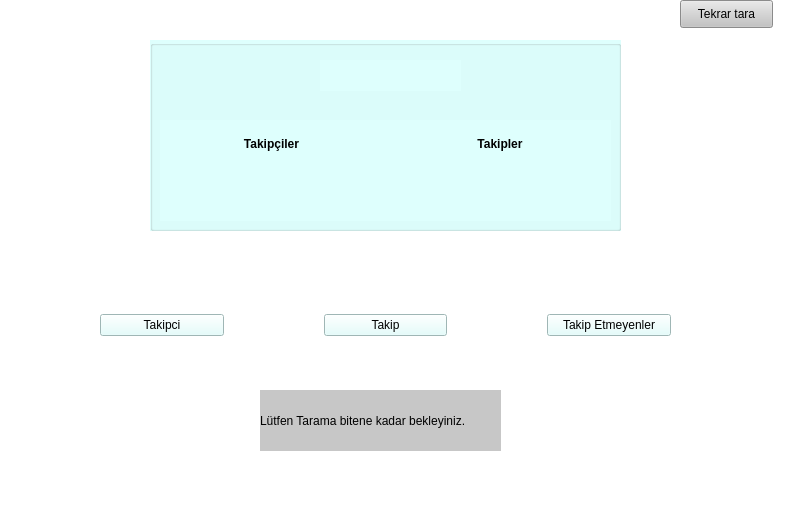
<?xml version="1.0" encoding="UTF-8"?>
<ui version="4.0">
 <class>MainWindow</class>
 <widget class="QMainWindow" name="MainWindow">
  <property name="geometry">
   <rect>
    <x>0</x>
    <y>0</y>
    <width>799</width>
    <height>526</height>
   </rect>
  </property>
  <property name="palette">
   <palette>
    <active>
     <colorrole role="Button">
      <brush brushstyle="SolidPattern">
       <color alpha="255">
        <red>255</red>
        <green>255</green>
        <blue>255</blue>
       </color>
      </brush>
     </colorrole>
     <colorrole role="Base">
      <brush brushstyle="SolidPattern">
       <color alpha="255">
        <red>255</red>
        <green>255</green>
        <blue>255</blue>
       </color>
      </brush>
     </colorrole>
     <colorrole role="Window">
      <brush brushstyle="SolidPattern">
       <color alpha="255">
        <red>255</red>
        <green>255</green>
        <blue>255</blue>
       </color>
      </brush>
     </colorrole>
    </active>
    <inactive>
     <colorrole role="Button">
      <brush brushstyle="SolidPattern">
       <color alpha="255">
        <red>255</red>
        <green>255</green>
        <blue>255</blue>
       </color>
      </brush>
     </colorrole>
     <colorrole role="Base">
      <brush brushstyle="SolidPattern">
       <color alpha="255">
        <red>255</red>
        <green>255</green>
        <blue>255</blue>
       </color>
      </brush>
     </colorrole>
     <colorrole role="Window">
      <brush brushstyle="SolidPattern">
       <color alpha="255">
        <red>255</red>
        <green>255</green>
        <blue>255</blue>
       </color>
      </brush>
     </colorrole>
    </inactive>
    <disabled>
     <colorrole role="Button">
      <brush brushstyle="SolidPattern">
       <color alpha="255">
        <red>255</red>
        <green>255</green>
        <blue>255</blue>
       </color>
      </brush>
     </colorrole>
     <colorrole role="Base">
      <brush brushstyle="SolidPattern">
       <color alpha="255">
        <red>255</red>
        <green>255</green>
        <blue>255</blue>
       </color>
      </brush>
     </colorrole>
     <colorrole role="Window">
      <brush brushstyle="SolidPattern">
       <color alpha="255">
        <red>255</red>
        <green>255</green>
        <blue>255</blue>
       </color>
      </brush>
     </colorrole>
    </disabled>
   </palette>
  </property>
  <property name="font">
   <font>
    <weight>75</weight>
    <italic>false</italic>
    <bold>true</bold>
    <underline>false</underline>
    <strikeout>false</strikeout>
   </font>
  </property>
  <property name="windowTitle">
   <string>MainWindow</string>
  </property>
  <property name="styleSheet">
   <string notr="true">background-color: rgb(255, 255, 255);</string>
  </property>
  <widget class="QWidget" name="centralwidget">
   <widget class="QGroupBox" name="grkullaniciinfo">
    <property name="geometry">
     <rect>
      <x>150</x>
      <y>40</y>
      <width>471</width>
      <height>191</height>
     </rect>
    </property>
    <property name="palette">
     <palette>
      <active>
       <colorrole role="Button">
        <brush brushstyle="SolidPattern">
         <color alpha="255">
          <red>222</red>
          <green>255</green>
          <blue>253</blue>
         </color>
        </brush>
       </colorrole>
       <colorrole role="Base">
        <brush brushstyle="SolidPattern">
         <color alpha="255">
          <red>222</red>
          <green>255</green>
          <blue>253</blue>
         </color>
        </brush>
       </colorrole>
       <colorrole role="Window">
        <brush brushstyle="SolidPattern">
         <color alpha="255">
          <red>222</red>
          <green>255</green>
          <blue>253</blue>
         </color>
        </brush>
       </colorrole>
      </active>
      <inactive>
       <colorrole role="Button">
        <brush brushstyle="SolidPattern">
         <color alpha="255">
          <red>222</red>
          <green>255</green>
          <blue>253</blue>
         </color>
        </brush>
       </colorrole>
       <colorrole role="Base">
        <brush brushstyle="SolidPattern">
         <color alpha="255">
          <red>222</red>
          <green>255</green>
          <blue>253</blue>
         </color>
        </brush>
       </colorrole>
       <colorrole role="Window">
        <brush brushstyle="SolidPattern">
         <color alpha="255">
          <red>222</red>
          <green>255</green>
          <blue>253</blue>
         </color>
        </brush>
       </colorrole>
      </inactive>
      <disabled>
       <colorrole role="Button">
        <brush brushstyle="SolidPattern">
         <color alpha="255">
          <red>222</red>
          <green>255</green>
          <blue>253</blue>
         </color>
        </brush>
       </colorrole>
       <colorrole role="Base">
        <brush brushstyle="SolidPattern">
         <color alpha="255">
          <red>222</red>
          <green>255</green>
          <blue>253</blue>
         </color>
        </brush>
       </colorrole>
       <colorrole role="Window">
        <brush brushstyle="SolidPattern">
         <color alpha="255">
          <red>222</red>
          <green>255</green>
          <blue>253</blue>
         </color>
        </brush>
       </colorrole>
      </disabled>
     </palette>
    </property>
    <property name="styleSheet">
     <string notr="true">background-color: rgb(222, 255, 253);</string>
    </property>
    <property name="title">
     <string/>
    </property>
    <property name="flat">
     <bool>false</bool>
    </property>
    <property name="checkable">
     <bool>false</bool>
    </property>
    <widget class="QLabel" name="lbusername">
     <property name="geometry">
      <rect>
       <x>170</x>
       <y>20</y>
       <width>141</width>
       <height>31</height>
      </rect>
     </property>
     <property name="styleSheet">
      <string notr="true"/>
     </property>
     <property name="text">
      <string>&lt;html&gt;&lt;head/&gt;&lt;body&gt;&lt;p align=&quot;center&quot;&gt;&lt;span style=&quot; font-size:10pt; font-weight:600;&quot;&gt;&lt;br/&gt;&lt;/span&gt;&lt;/p&gt;&lt;/body&gt;&lt;/html&gt;</string>
     </property>
    </widget>
    <widget class="QWidget" name="layoutWidget">
     <property name="geometry">
      <rect>
       <x>10</x>
       <y>80</y>
       <width>451</width>
       <height>101</height>
      </rect>
     </property>
     <layout class="QVBoxLayout" name="verticalLayout">
      <item>
       <layout class="QHBoxLayout" name="lyKullaniciinfo">
        <item>
         <widget class="QLabel" name="lbTakipciler">
          <property name="text">
           <string>&lt;html&gt;&lt;head/&gt;&lt;body&gt;&lt;p align=&quot;center&quot;&gt;&lt;span style=&quot; font-weight:600;&quot;&gt;Takipçiler&lt;/span&gt;&lt;/p&gt;&lt;/body&gt;&lt;/html&gt;</string>
          </property>
         </widget>
        </item>
        <item>
         <widget class="QLabel" name="lbTakip">
          <property name="text">
           <string>&lt;html&gt;&lt;head/&gt;&lt;body&gt;&lt;p align=&quot;center&quot;&gt;&lt;span style=&quot; font-weight:600;&quot;&gt;Takipler&lt;/span&gt;&lt;/p&gt;&lt;/body&gt;&lt;/html&gt;</string>
          </property>
          <property name="textFormat">
           <enum>Qt::AutoText</enum>
          </property>
          <property name="wordWrap">
           <bool>false</bool>
          </property>
         </widget>
        </item>
       </layout>
      </item>
      <item>
       <layout class="QHBoxLayout" name="lyKullaniciveri">
        <item>
         <widget class="QLabel" name="lbLenTakipci">
          <property name="text">
           <string>&lt;html&gt;&lt;head/&gt;&lt;body&gt;&lt;p align=&quot;center&quot;&gt;&lt;br/&gt;&lt;/p&gt;&lt;/body&gt;&lt;/html&gt;</string>
          </property>
         </widget>
        </item>
        <item>
         <widget class="QLabel" name="lbLenTakip">
          <property name="text">
           <string>&lt;html&gt;&lt;head/&gt;&lt;body&gt;&lt;p align=&quot;center&quot;&gt;&lt;br/&gt;&lt;/p&gt;&lt;/body&gt;&lt;/html&gt;</string>
          </property>
         </widget>
        </item>
       </layout>
      </item>
     </layout>
    </widget>
   </widget>
   <widget class="QPushButton" name="btnRefresch">
    <property name="geometry">
     <rect>
      <x>680</x>
      <y>0</y>
      <width>93</width>
      <height>28</height>
     </rect>
    </property>
    <property name="styleSheet">
     <string notr="true">background-color: rgb(195, 195, 195);</string>
    </property>
    <property name="text">
     <string>Tekrar tara</string>
    </property>
   </widget>
   <widget class="QLabel" name="label">
    <property name="geometry">
     <rect>
      <x>260</x>
      <y>390</y>
      <width>241</width>
      <height>61</height>
     </rect>
    </property>
    <property name="styleSheet">
     <string notr="true">background-color: rgb(222, 255, 253);
background-color: rgb(199, 199, 199);</string>
    </property>
    <property name="text">
     <string>Lütfen Tarama bitene kadar bekleyiniz.</string>
    </property>
   </widget>
   <widget class="QWidget" name="layoutWidget">
    <property name="geometry">
     <rect>
      <x>100</x>
      <y>300</y>
      <width>571</width>
      <height>51</height>
     </rect>
    </property>
    <layout class="QHBoxLayout" name="horizontalLayout">
     <property name="spacing">
      <number>100</number>
     </property>
     <item>
      <widget class="QPushButton" name="btnTakipci">
       <property name="styleSheet">
        <string notr="true">background-color: rgb(222, 255, 253);</string>
       </property>
       <property name="text">
        <string>Takipci</string>
       </property>
      </widget>
     </item>
     <item>
      <widget class="QPushButton" name="btnTakip">
       <property name="styleSheet">
        <string notr="true">background-color: rgb(222, 255, 253);</string>
       </property>
       <property name="text">
        <string>Takip</string>
       </property>
      </widget>
     </item>
     <item>
      <widget class="QPushButton" name="btnunfollow">
       <property name="styleSheet">
        <string notr="true">background-color: rgb(222, 255, 253);</string>
       </property>
       <property name="text">
        <string>Takip Etmeyenler</string>
       </property>
      </widget>
     </item>
    </layout>
   </widget>
  </widget>
  <widget class="QMenuBar" name="menubar">
   <property name="geometry">
    <rect>
     <x>0</x>
     <y>0</y>
     <width>799</width>
     <height>26</height>
    </rect>
   </property>
  </widget>
  <widget class="QStatusBar" name="statusbar"/>
 </widget>
 <tabstops>
  <tabstop>btnRefresch</tabstop>
 </tabstops>
 <resources/>
 <connections/>
</ui>
